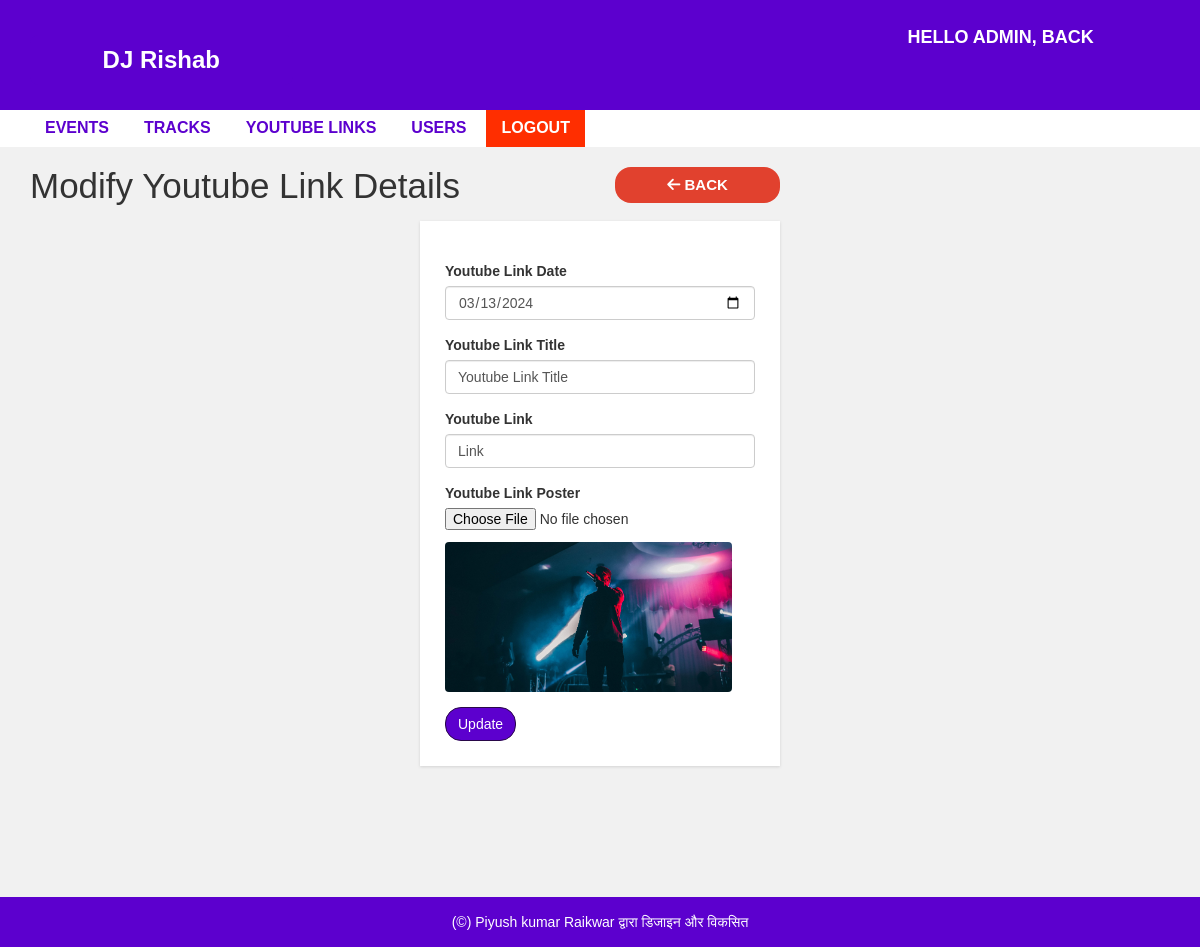
/admin/youtube-update.php?id=2 (signed in), run on the app's committed database.
### tables this page shows
CREATE TABLE `youtube` (
  `aid` int(11) NOT NULL,
  `atitle` varchar(255) NOT NULL,
  `adate` varchar(255) NOT NULL,
  `link` text NOT NULL,
  `img` varchar(255) NOT NULL,
  `userId` varchar(255) NOT NULL,
  `active_record` varchar(255) NOT NULL DEFAULT 'Yes'
);

### admin/youtube-update.php (the view, shortened to what this page needs)
<?php include "header.php";
$user_id_getaddbar = $_GET['id'];
?>
<div id="admin-content">
    <div class="container">
        <div class="row">
            <div class="col-md-6">
                <h1 class="admin-heading">Modify Youtube Link Details</h1>
            </div>
            <div class="col-md-2">
                <a class="add-new" style="background:#E1412E; border-radius:16px;" href="youtube-read.php"><i class="fa-solid fa-arrow-left"></i>
                    Back</a>
            </div>
            <div class="col-md-offset-4 col-md-4">
                <?php include("config.php");
                $sql_userdata_show_by_id = "SELECT * FROM youtube WHERE aid = '{$user_id_getaddbar}'";
                $result_sql_userdata_show_by_id = mysqli_query($conn, $sql_userdata_show_by_id) or die("Query Die!!");
                if (mysqli_num_rows($result_sql_userdata_show_by_id) > 0) {
                    while ($row = mysqli_fetch_assoc($result_sql_userdata_show_by_id)) {
                ?>
                        <form action="<?php $_SERVER['PHP_SELF'] ?>" method="POST" enctype="multipart/form-data" autocomplete="off">
                            <div class="form-group">
                                <label>Youtube Link Date</label>
                                <input type="Date" name="adate" class="form-control" value="<?php echo $row['adate'] ?>" placeholder="Youtube Link Date" required>
                            </div>
                            <div class="form-group">
                                <label>Youtube Link Title</label>
                                <input type="text" name="atitle" class="form-control" value="<?php echo $row['atitle'] ?>" placeholder="Youtube Link Title" required>
                            </div>
                            <div class="form-group">
                                <label>Youtube Link</label>
                                <input type="text" name="link" class="form-control" value="<?php echo $row['link'] ?>" placeholder="Youtube Link Title" required>
                            </div>
                            <div class="form-group">
                                <label for="">Youtube Link Poster</label>
                                <input type="file" name="new-image">
                                <img src="upload/<?php echo $row['img']; ?>" height="150px" style="border-radius: 4px; margin-top:12px;">
                            </div>
                            <input type="submit" name="submit" class="btn btn-primary" style="border-radius:16px;" value="Update" required />
                        </form>
                <?php
                    }
                } ?>
            </div>
        </div>
    </div>
</div>
<?php include "footer.php"; ?>

### css/adminstyle_centerDJ.css (style rules this page uses)
body { background: #f1f1f1; font-family: sans-serif,arial,Helvetica; }
a, a:hover, a:focus { text-decoration: none; outline: none; }
#admin-content { padding: 20px 0; min-height: 750px; }
#admin-content .admin-heading { font-size: 35px; margin: 0 0 15px; }
#admin-content .add-new { color: #fff; background-color: #5C00CE; font-size: 15px; font-weight: 600; text-align: center; text-transform: uppercase; padding: 7px 10px; display: block; transition: all 0.3s; }
form { background: #fff; padding: 25px; box-shadow:0 1px 3px rgba(0, 0, 0, 0.13); }

### data on the page
youtube: adate "03/13/2024", atitle "Youtube Link Title", link "Link", img (picture)

### other printed values
$_SESSION['username'] "ADMIN"
